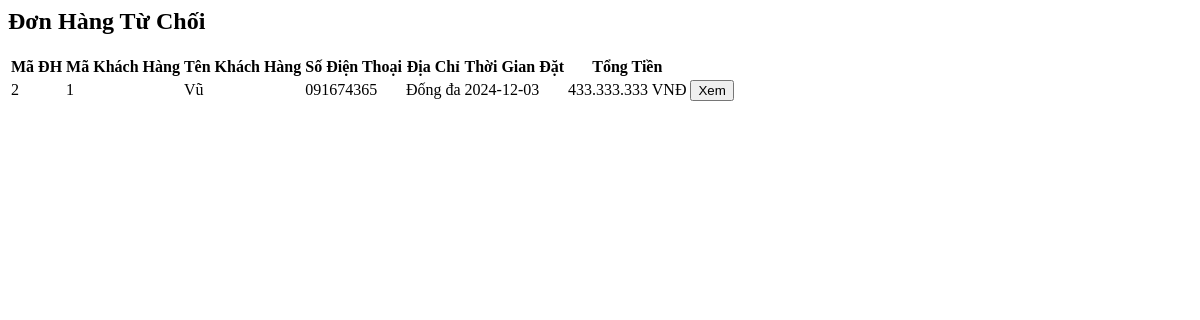
The app's page /admin/module/main/qldh/huydonhang.php, older data.
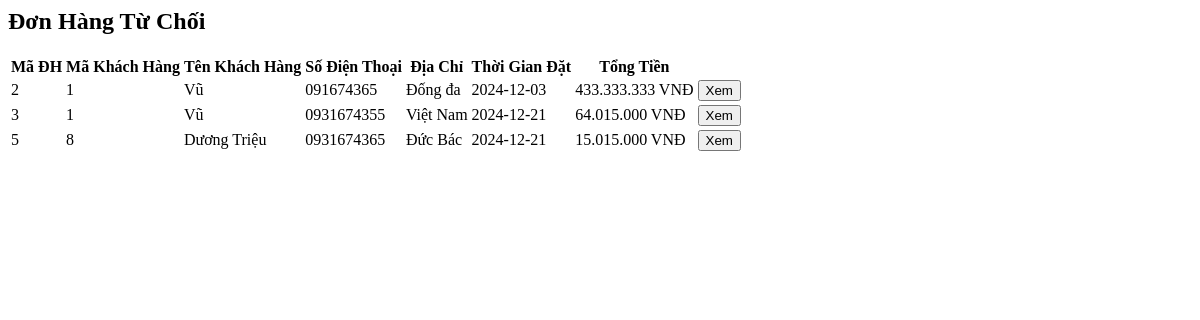
The same page, newer data.
### tables this page shows
CREATE TABLE `donhang` (
  `MaDH` int(11) NOT NULL,
  `MaKH` int(11) DEFAULT NULL,
  `NgayDat` date DEFAULT NULL,
  `TenNguoiNhan` varchar(100) DEFAULT NULL,
  `SDT` varchar(15) DEFAULT NULL,
  `DiaCHiGiaoHang` varchar(255) DEFAULT NULL,
  `NgayGiaoHang` date DEFAULT NULL,
  `GiaTriDH` double DEFAULT NULL,
  `PhiVanChuyen` double DEFAULT NULL,
  `KhuyenMai` double DEFAULT NULL,
  `TongTien` double DEFAULT NULL,
  `TrangThai` enum('0','1','2') DEFAULT '0'
);

CREATE TABLE `khachhang` (
  `MaKH` int(11) NOT NULL,
  `TenKH` varchar(100) NOT NULL,
  `DiaChi` varchar(255) DEFAULT NULL,
  `SoDienThoai` varchar(15) DEFAULT NULL,
  `GioiTinh` char(1) DEFAULT NULL,
  `MatKhau` varchar(255) DEFAULT NULL,
  `MaGioHang` int(11) DEFAULT NULL
);

### admin/module/main/qldh/huydonhang.php (the view, shortened to what this page needs)
<h2 class="status-title">Đơn Hàng Từ Chối</h2>
    <table>
        <thead>
            <tr>
                <th>Mã ĐH</th>
                <th>Mã Khách Hàng</th>
                <th>Tên Khách Hàng</th>
                <th>Số Điện Thoại</th>
                <th>Địa Chỉ</th>
                <th>Thời Gian Đặt</th>
                <th>Tổng Tiền</th>
            </tr>
        </thead>
        <tbody>
            <?php
                $sql = "SELECT * FROM donhang JOIN khachhang ON donhang.MaKH = khachhang.MaKH WHERE trangthai = '2'";
                $resuilt = mysqli_query($mysqli, $sql);
                if ($resuilt && mysqli_num_rows($resuilt) > 0) {
                    while ($row = mysqli_fetch_assoc($resuilt)) {
            ?>
            <tr>
            <td><?php echo $row['MaDH']; ?></td>
                    <td><?php echo $row['MaKH']; ?></td>
                    <td><?php echo $row['TenKH']; ?></td>
                    <td><?php echo $row['SDT']; ?></td>
                    <td><?php echo $row['DiaCHiGiaoHang']; ?></td>
                    <td><?php echo $row['NgayDat']; ?></td>
                    <td><?php echo number_format($row['TongTien'], 0, ',', '.'); ?> VNĐ</td>
                    <td><form method="POST" style="display: inline;">
                            <button type="submit" name="Xem" value="<?php echo $row['MaDH']; ?>" class="btn xem-btn">Xem</button>
                        </form></td>
            </tr>
            <?php }}?>
        </tbody>
    </table>

Row changes from the older to the newer data that the page shows:
added donhang: MaDH "3", MaKH.MaKH "1", MaKH.TenKH "Vũ", SDT "0931674355", DiaCHiGiaoHang "Việt Nam", NgayDat "2024-12-21", TongTien "64.015.000"
added donhang: MaDH "5", MaKH.MaKH "8", MaKH.TenKH "Dương Triệu", SDT "0931674365", DiaCHiGiaoHang "Đức Bác", NgayDat "2024-12-21", TongTien "15.015.000"
